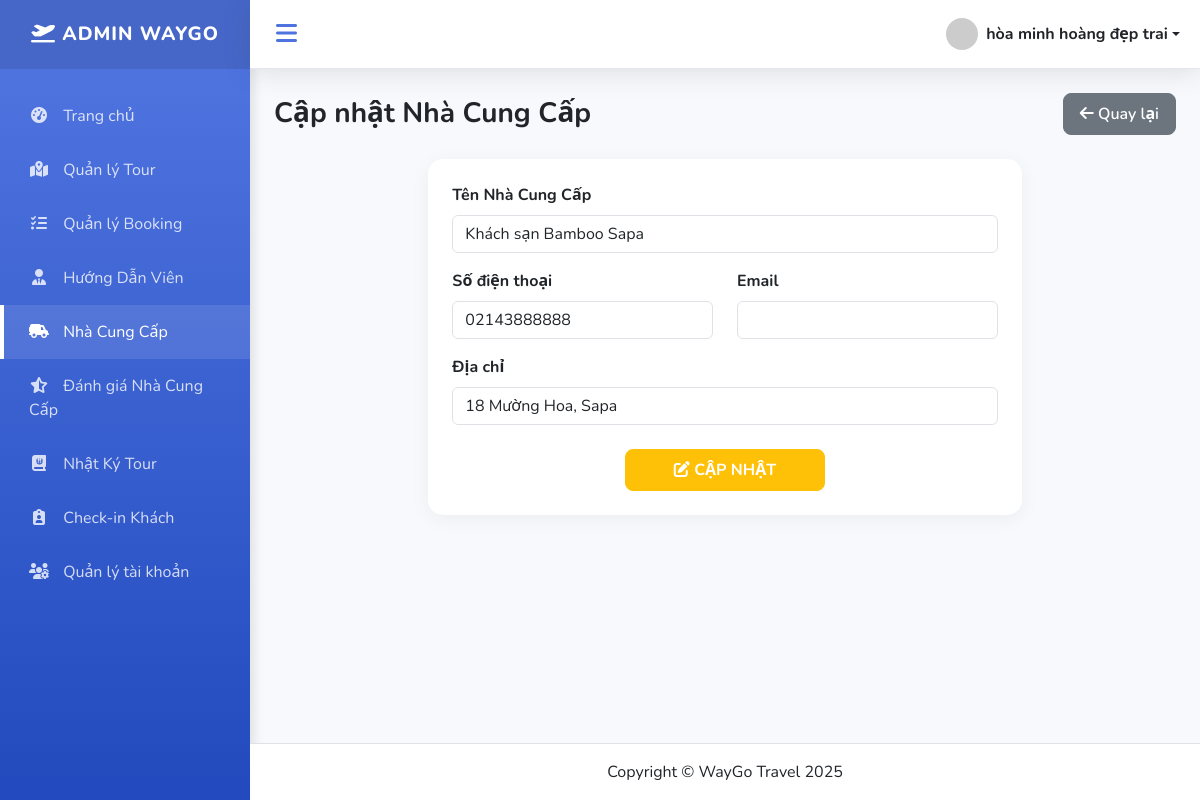
Page /index.php?action=editsupplier&id=1 (signed in) on the committed database.
### tables this page shows
CREATE TABLE `suppliers` (
  `id` int NOT NULL,
  `name` varchar(255) NOT NULL,
  `type` enum('Nhà hàng','Khách sạn','Vận chuyển') NOT NULL,
  `phone` varchar(20) DEFAULT NULL,
  `email` varchar(255) DEFAULT NULL,
  `address` varchar(255) DEFAULT NULL,
  `rating` int DEFAULT '0',
  `created_at` timestamp NULL DEFAULT CURRENT_TIMESTAMP
);

### controllers/SupplierController.php (called while the page is built, shortened)
<?php
require_once PATH_MODEL . "supplierModel.php";
class SupplierController
{
    public function editSupplier()
    {
        $model = new Supplier();
        $supplier = $model->find($_GET['id']);
        include "views/admin/suppliers/editsupplier.php";
    }
}

### index.php (called while the page is built, shortened)
<?php
require_once './routes/index.php';

### models/BaseModel.php (called while the page is built, shortened)
<?php
class BaseModel
{
    public function __construct()
    {
        $dsn = sprintf('mysql:host=%s;port=%s;dbname=%s;charset=utf8', DB_HOST, DB_PORT, DB_NAME);
        try {
            $this->pdo = new PDO($dsn, DB_USERNAME, DB_PASSWORD, DB_OPTIONS);
        } catch (PDOException $e) {
            die("Kết nối cơ sở dữ liệu thất bại: {$e->getMessage()}. Vui lòng thử lại sau.");
        }
    }
}

### models/SupplierModel.php (called while the page is built, shortened)
<?php
require_once "models/BaseModel.php";
class Supplier extends BaseModel
{
    protected $table = "suppliers";
    public function find($id)
    {
        $sql = "SELECT * FROM $this->table WHERE id = ?";
        $stmt = $this->pdo->prepare($sql);
        $stmt->execute([$id]);
        return $stmt->fetch();
    }
}

### views/admin/suppliers/editsupplier.php (the view)
<?php include PATH_VIEW . 'layouts/header.php'; ?>
<div class="d-flex justify-content-between align-items-center mb-4">
    <h1 class="h3 mb-0 text-gray-800 fw-bold">Cập nhật Nhà Cung Cấp</h1>
    <a href="index.php?action=listsupplier" class="btn btn-secondary">
        <i class="fa-solid fa-arrow-left"></i> Quay lại
    </a>
</div>
<div class="row justify-content-center">
    <div class="col-md-8">
        <div class="card card-modern">
            <div class="card-body p-4">
                <form method="post" action="index.php?action=updatesupplier&id=<?= $supplier['id'] ?>">
                    <div class="mb-3">
                        <label class="form-label fw-bold">Tên Nhà Cung Cấp</label>
                        <input type="text" name="name" value="<?= htmlspecialchars($supplier['name']) ?>" class="form-control" required>
                    </div>
                    <div class="row">
                        <div class="col-md-6 mb-3">
                            <label class="form-label fw-bold">Số điện thoại</label>
                            <input type="text" name="phone" value="<?= htmlspecialchars($supplier['phone']) ?>" class="form-control">
                        </div>
                        <div class="col-md-6 mb-3">
                            <label class="form-label fw-bold">Email</label>
                            <input type="email" name="email" value="<?= htmlspecialchars($supplier['email']) ?>" class="form-control">
                        </div>
                    </div>
                    <div class="mb-4">
                        <label class="form-label fw-bold">Địa chỉ</label>
                        <input type="text" name="address" value="<?= htmlspecialchars($supplier['address']) ?>" class="form-control">
                    </div>
                    <div class="text-center">
                        <button type="submit" class="btn btn-warning px-5 fw-bold text-white">
                            <i class="fa-solid fa-pen-to-square"></i> CẬP NHẬT
                        </button>
                    </div>
                </form>
            </div>
        </div>
    </div>
</div>
<?php include PATH_VIEW . 'layouts/footer.php'; ?>

### assets/css/dashboard.css (style rules this page uses)
:root { --primary-color: #4e73df; --secondary-color: #858796; --success-color: #1cc88a; --info-color: #36b9cc; --warning-color: #f6c23e; --danger-color: #e74a3b; --dark-bg: #222e3c; --light-bg: #f8f9fc; --sidebar-width: 250px; --sidebar-collapsed-width: 70px; --transition-speed: 0.3s; }
body { background-color: var(--light-bg); font-family: 'Nunito', 'Segoe UI', sans-serif; overflow-x: hidden; }
.card-modern { border: none; border-radius: 15px; box-shadow: 0 4px 20px rgba(0, 0, 0, 0.05); transition: transform 0.3s ease; background: #fff; overflow: hidden; height: auto !important; min-height: 0; }
.btn { border-radius: 8px; padding: 8px 16px; font-weight: 600; transition: all 0.3s; }

### rows in the picture
suppliers: name "Khách sạn Bamboo Sapa", phone "02143888888", address "18 Mường Hoa, Sapa"

### other values in the picture
$_SESSION['user_name'] "hòa minh hoàng đẹp trai"
